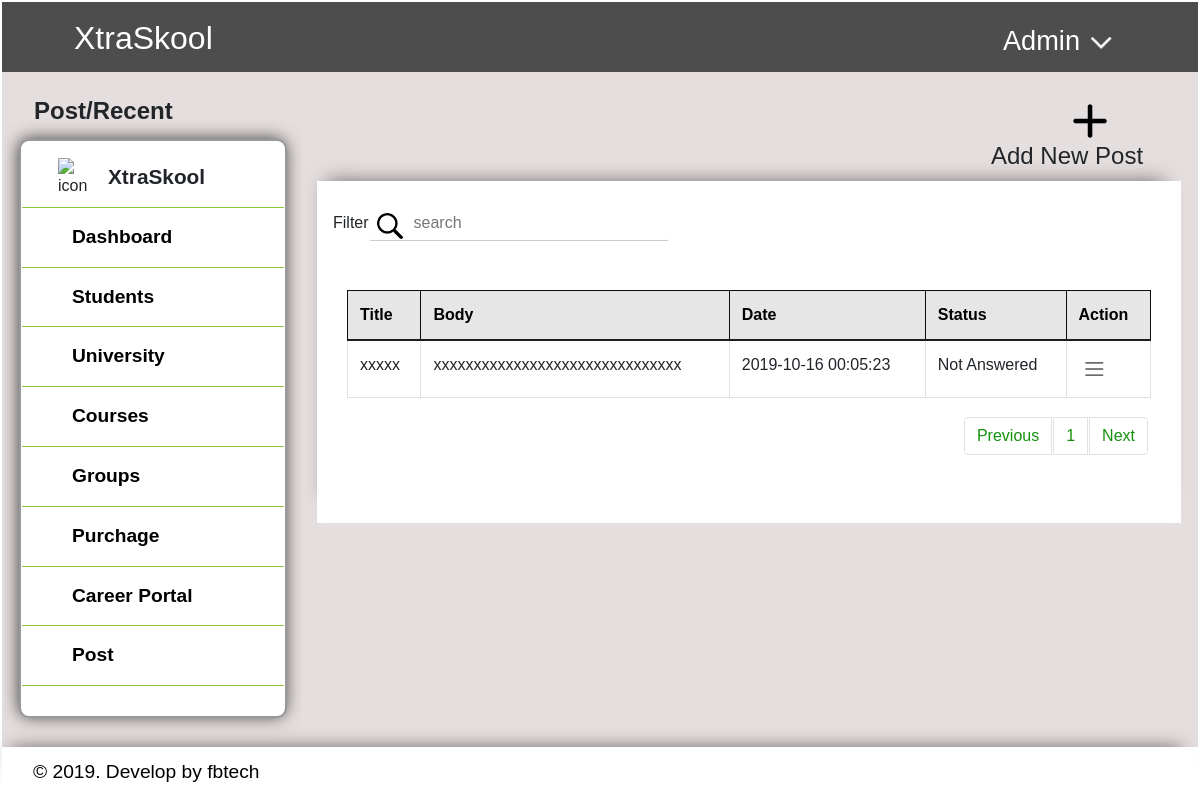
/unanswered.php, run on the app's committed database.
### tables this page shows
CREATE TABLE `posts` (
  `post_id` int(255) NOT NULL,
  `p_title` text NOT NULL,
  `p_body` tinytext NOT NULL,
  `c_date` datetime NOT NULL,
  `status` int(255) DEFAULT NULL
);

### unanswered.php (the view, shortened to what this page needs)
<?php
include('header.php'); ?>
<?php
    $con = db_connect();
    $results_per_page = 10;
    $count="SELECT * FROM `posts` WHERE status = '0'  ";
    $result = mysqli_query($con, $count);
    $number_of_results = mysqli_num_rows($result);
    $number_of_pages = ceil($number_of_results/$results_per_page);
    if (!isset($_GET['page'])) {
        $page = 1;
        $prev = 1;
        $next = 1;
    } else {
        $page = $_GET['page'];
        $prev = $page - 1;
        $next = $page + 1;
    }
    $this_page_first_result = ($page-1)*$results_per_page;
      if( isset( $_POST['search'] ) ) {
        $searchKey = $_POST['search'];
        $sql = "SELECT * FROM posts WHERE CONCAT(`p_title`, `p_body`, `c_date`, `status`) LIKE  '%".$searchKey."%'";
    } else {
        $sql='SELECT * FROM posts LIMIT ' . $this_page_first_result . ',' .  $results_per_page;
        $searchKey = "search";
    }
    $result = mysqli_query($con, $sql);
?>
    <div class="student_body">
		<div class="row">
			<div class="col-sm-12">
				<div class="sileMenuSection col-sm-3 float-left">
					<h2>Post/Recent</h2>
					<div class=" sideMenu">
						<div id="logo_menu">
							<img src="image/logo.PNG" alt="icon">
							<h6>XtraSkool</h6>
						</div>
						<a href="dashboard.php" style="border-top: 1px solid #8CC63F;">Dashboard</a>
						<a href="students.php">Students</a>
						<a href="university.php">University</a>
						<a href="courses.php">Courses</a>
						<a href="groups.php">Groups</a>
						<a href="purchage.php">Purchage</a>
						<a href="career.php">Career Portal</a>
						<a href="post.php">Post</a>
					</div>
                </div>
                <div class="col-sm-9 float-right mt-4 " >
                    <div class="col-sm-3 float-right" data-toggle="modal" data-target="#exampleModal">
                        <img  src="image/plus.PNG" alt="add icon" style="width:40px; hiegth:40px; margin-left:90px;">
                        <h4 style="margin-left:10px;">Add New Post</h4>
                    </div>
                    <div class="col-sm-12 float-left pt-4 pb-5" style="box-shadow: -4px -13px 18px -13px rgba(0,0,0,0.5); background-color:white;" >
                        <form action="" method="POST">
                         Filter<input class="seachBox" name="search" type="input" placeholder="<?php echo $searchKey;?>">
                          </form>
                        <div   class=" col-sm-12 float-right pt-5  " style="overflow-y: auto;">
                            <table class="table table-bordered " style="with:100%; border: 1px solid #0b0b0b !important;">
                                <thead style="background-color: #e6e6e6; color: black;">
                                    <tr>
                                        <th scope="col">Title</th>
                                        <th scope="col">Body</th>
                                        <th scope="col">Date</th>
                                        <th scope="col">Status</th>
                                        <th scope="col">Action</th>
                                    </tr>
                                 </thead>
                            <tbody>
                            <?php
								while ($rows = mysqli_fetch_object($result))
								{
									if($rows->status == 0){
							?>
                                <tr>
                                    <td><?php echo $rows->p_title; ?></td>
						            <td><?php echo $rows->p_body; ?></td>
						            <td><?php echo $rows->c_date; ?></td>
                                    <td><?php if($rows->status == 0){echo "Not Answered";}else {echo "Answerded";} ?></td>
                                    <td>
                                        <div class=" dropleft">
                                        <img  class=" dropdown-toggle" data-toggle="dropdown" aria-haspopup="true" aria-expanded="false" src="image/action.PNG" alt="action" style="margin-auto;width:30px;hiegth:30px;">
                                        </div>
                                    </td>
                                </tr>
                                <?php
                                }}
                            ?>
                            </tbody>
                            </table>
                           <nav aria-label="Page navigation example" class="float-right" >
                                <ul class="pagination" >
                                    <?php
                                        echo '<li class="page-item"><a style="color:#15910d;" class="page-link"  href="purchage.php?page=' . $prev . '">' . 'Previous' . '</a> ';
                                    ?>
                                    <?php
                                        for ($page=1;$page<=$number_of_pages;$page++) {
                                            echo '<li class="page-item"><a style="color:#15910d;" class="page-link"  href="purchage.php?page=' . $page . '">' . $page . '</a> ';
                                        }
                                    ?>
                                    <?php
                                        echo '<li class="page-item"><a style="color:#15910d;" class="page-link"  href="purchage.php?page=' . $next . '">' . 'Next' . '</a> ';
                                    ?>
                                </ul>
                             </nav>
                        </div>
                    </div>
                </div>
			</div>
			</div>
		</div>
<?php
include('footer.php');
?>

### css/main.css (style rules this page uses)
* { margin: 0; padding: 1px; font-family: 'PT Sans', sans-serif; }
.sileMenuSection { margin: 20px 0px 0px 0px; overflow: hidden; }
.sileMenuSection h2 { padding-left: 15px; padding-bottom: 5px; font-size: 1.5rem; font-weight: bold; }
#logo_menu { padding: 10px 35px; width: 100%; }
#logo_menu img { width: 40px; height: 40px; float: left; margin-top: 5px; margin-bottom: 10px; }
#logo_menu h6 { float: left; margin: 12px 10px; font-size: 1.3rem; font-weight: bold; }
.sideMenu { background-color: white; width: ; float: left; border: 2px solid #999999; border-radius: 10px; opacity: 1; padding-bottom: 30px; margin-bottom: 25px; box-shadow: -1px -1px 17px -1px rgba(0,0,0,0.75); -webkit-box-shadow: -1px -1px 17px -1px rgba(0,0,0,0.75); -moz-box-shadow: -1px -1px 17px -1px rgba(0,0,0,0.75); }
.sideMenu a { font-weight: bold; padding: 15px 50px; width: 100%; float: left; color: black; text-decoration: none; font-size: 1.2rem; border-bottom: 1px solid #8CC63F; opacity: 1; }
.seachBox { width: 300px; box-sizing: border-box; border: none; border-bottom: 1px solid #ccc; font-size: 16px; background-color: none; background-image: url('../image/search.PNG'); background-size: auto; background-position: 8px 7px; background-repeat: no-repeat; padding: 5px 10px 5px 45px; border-radius: 2px; outline: none; }
.student_body { background-color: #e5dede; }
.table thead th { vertical-align: bottom; border-bottom: 1px solid #1e1e1e; border-bottom-width: 2px; }
.table-bordered th { border: 1px solid #0d0d0d; border-bottom-color: rgb(13, 13, 13); border-bottom-style: solid; border-bottom-width: 1px; }

### data on the page
posts: p_title "xxxxx", p_body "xxxxxxxxxxxxxxxxxxxxxxxxxxxxxxx", c_date "2019-10-16 00:05:23", status "Not Answered"
